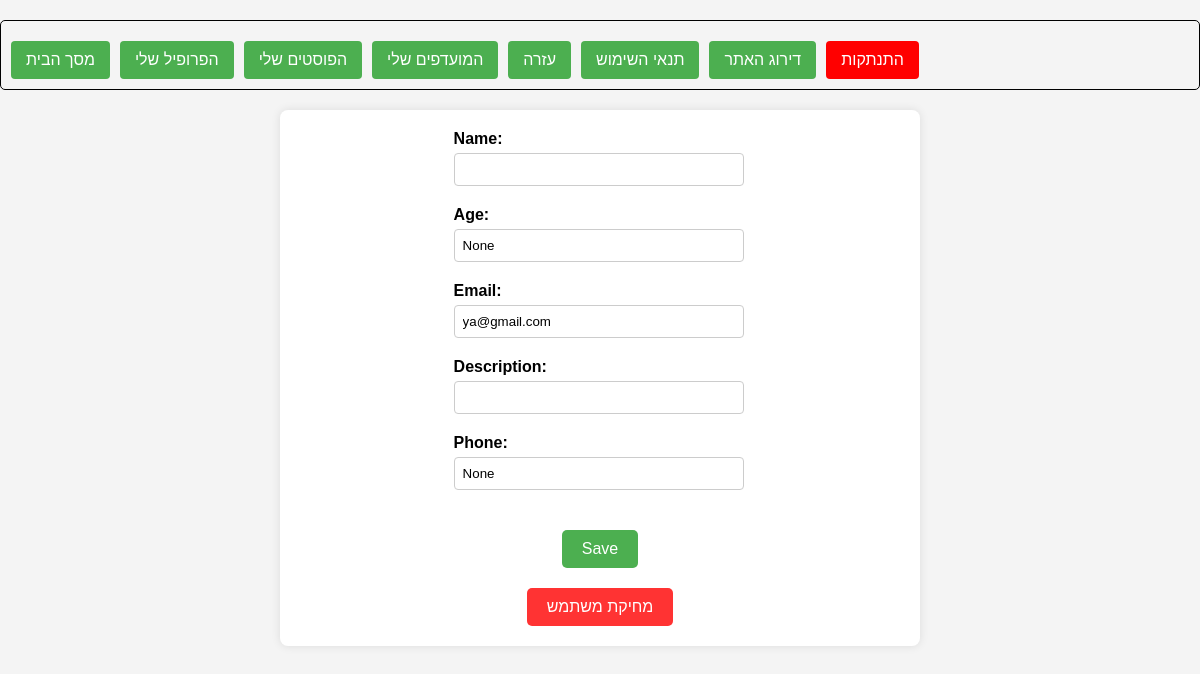
/profile/ (signed in), run on an earlier commit of the app's database.
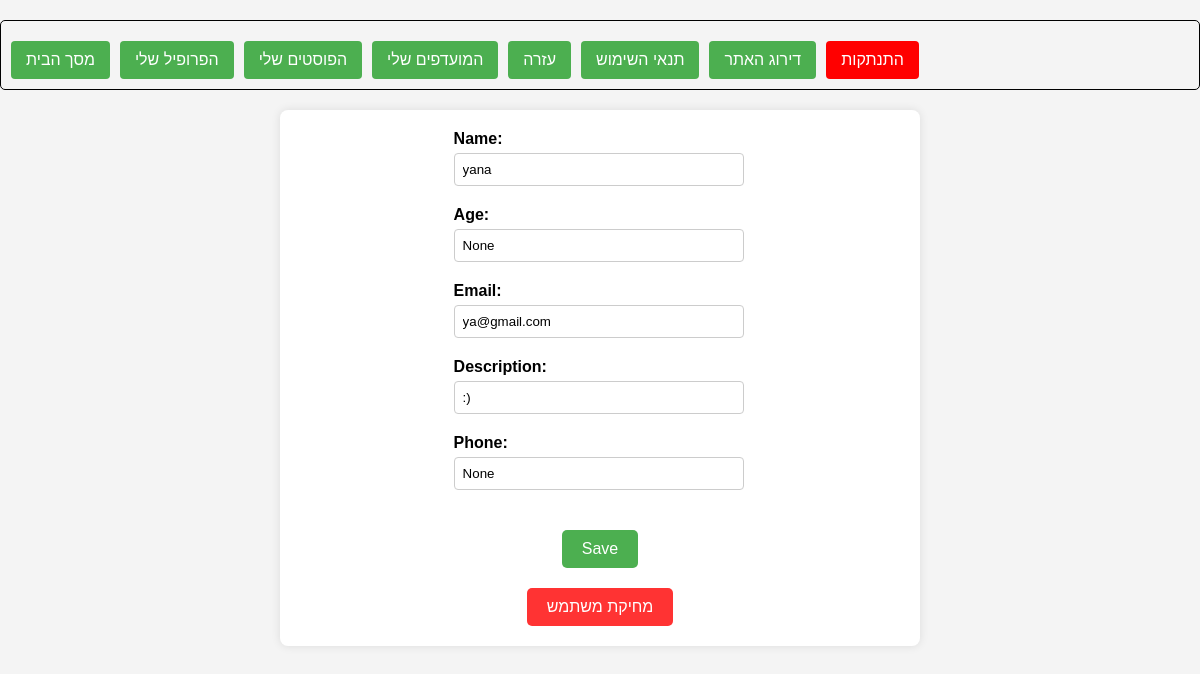
And on a later commit of the database.
### login/models.py (models this page shows)
class User(models.Model):
    name = models.TextField(null=True)
    mail = models.EmailField(unique=True)
    password = models.CharField(max_length=100)
    age = models.IntegerField(null=True, blank=True)
    description = models.TextField()
    favorites = models.JSONField(default=list)
    my_posts = models.JSONField(default=list)
    phone = models.TextField(null=True, blank=True)
    site_rating = models.IntegerField(default=0, choices=[(i, i) for i in range(6)])

### project/views.py (the view)
# urls.py: path("profile/", profile, name="profile"),
def profile(request):
    global_user_id = request.session.get('global_user_id')
    context = None
    if global_user_id:
        user = User.objects.get(id=global_user_id)
        context = {'user': user}
    return render(request, 'profilepage.html', context)

### templates/profilepage.html (shortened to what this page needs)
<!DOCTYPE html>
<html lang="eng">
<head>
</head>
<body>
{% extends 'toolbar.html' %}
{% block content %}
<div class="container">
   <form id="profile-form" method="post" action="{% url 'save_profile_changes' %}">
        <div class="profile-info">
            <label for="name">Name:</label>
            <input type="text" id="name" name="name" value="{{ user.name }}" readonly onclick="enableEdit(this)">
        </div>
        <div class="profile-info">
            <label for="age">Age:</label>
            <input type="text" id="age" name="age" value="{{ user.age }}" readonly onclick="enableEdit(this)">
        </div>
        <div class="profile-info">
            <label for="mail">Email:</label>
            <input type="text" id="mail" name="mail" value="{{ user.mail }}" readonly onclick="enableEdit(this)">
        </div>
        <div class="profile-info">
            <label for="description">Description:</label>
            <input type="text" id="description" name="description" value="{{ user.description }}" readonly onclick="enableEdit(this)">
        </div>
       <div class="profile-info">
            <label for="phone">Phone:</label>
            <input type="text" id="phone" name="phone" value="{{ user.phone }}" readonly onclick="enableEdit(this)">
        </div>
    </form>
    <button class="save-button" onclick="saveChanges()">Save</button>
    <form id="deleteForm" action="{% url 'delete_account' %}" method="post">
    <button type="submit" class="delete-button">מחיקת משתמש</button>
</form>
</div>
</body>
</html>
{% endblock %}

What changed in the data, as far as the page shows it:
changed User "None": name (not shown) → "yana"; description (not shown) → ":)"
